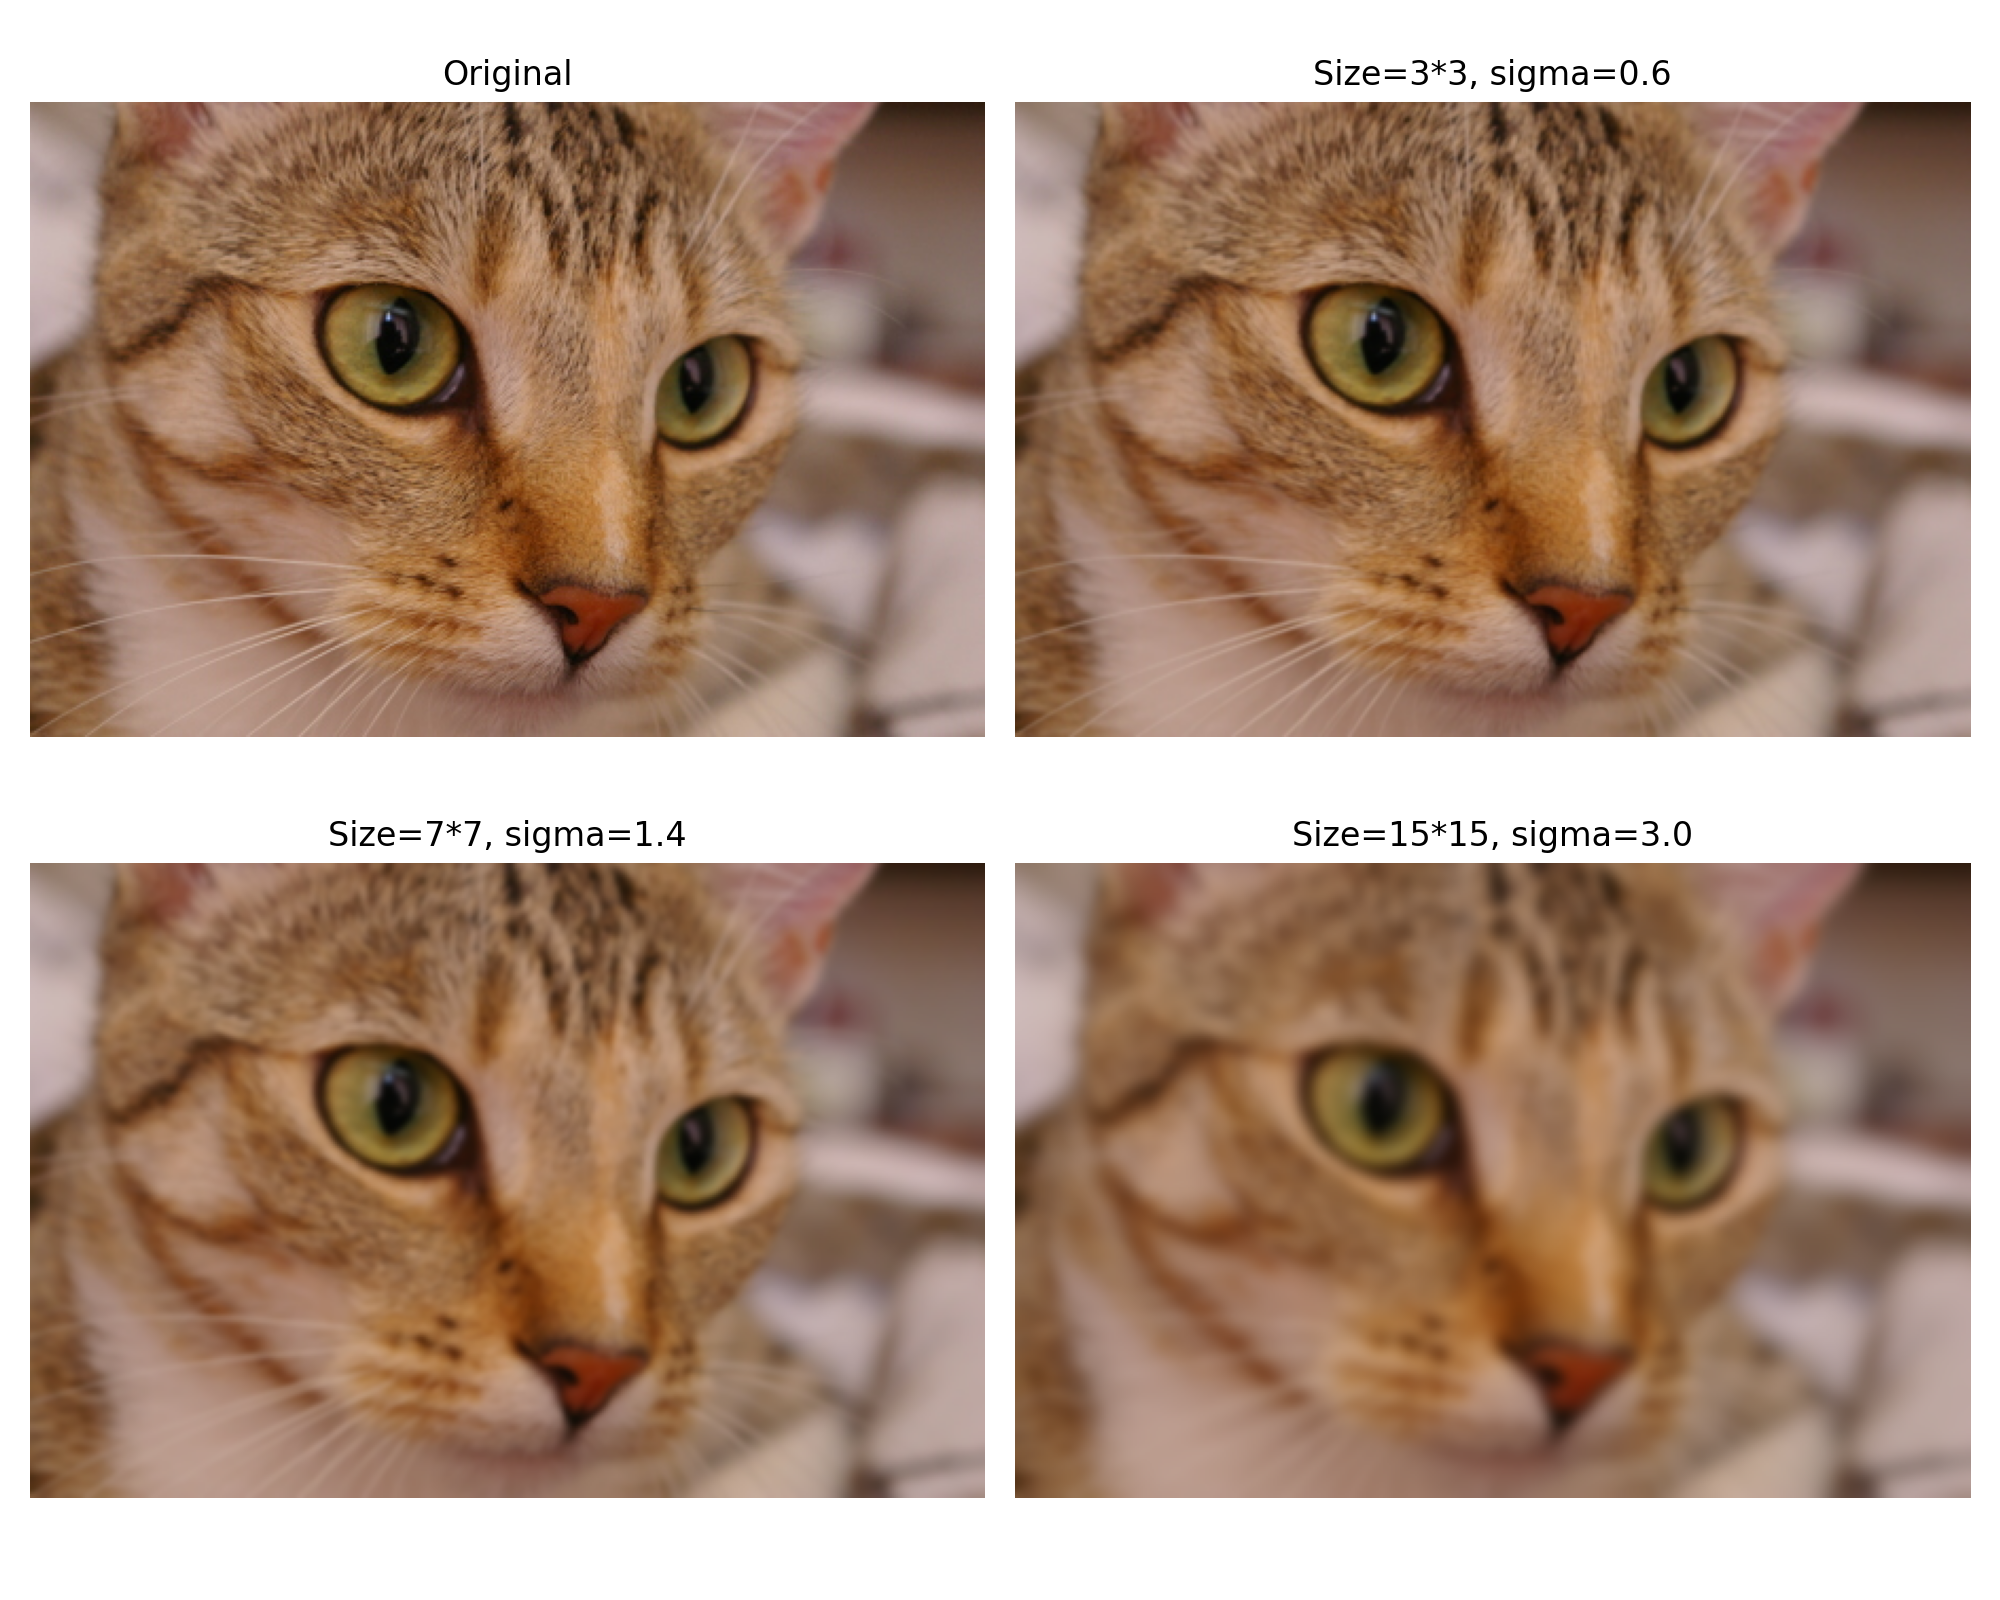

The script that saved this image:
import numpy as np
import matplotlib.pyplot as plt
from skimage import data

def gauss_kernel(size, sigma):
    r = size // 2
    kernel = np.zeros((size, size))
    for i in range(size):
        for j in range(size):
            x = i - r
            y = j - r
            kernel[i, j] = (
                np.exp(-(x * x + y * y) / (2 * sigma * sigma)) / (2 * np.pi * sigma * sigma)
            )
    return kernel / np.sum(kernel)

def replicate_padding(img, r):
    h, w = img.shape[:2]
    result = np.zeros(
        (h + 2 * r, w + 2 * r) + img.shape[2:],
        dtype = img.dtype
    )
    for i in range(h + 2 * r):
        for j in range(w + 2 * r):
            x = min(max(i - r, 0), h - 1)
            y = min(max(j - r, 0), w - 1)
            result[i, j] = img[x, y]
    return result

def filter2d(img, kernel):
    h, w = img.shape[:2]
    size = kernel.shape[0]
    r = size // 2
    padded = replicate_padding(img, r)
    result = np.zeros(img.shape, dtype = np.float64)

    if img.ndim == 3:
        kernel = kernel[:, :, np.newaxis]

    for i in range(h):
        for j in range(w):
            region = padded[i : i + size, j : j + size]
            result[i, j] = np.sum(region * kernel, axis = (0, 1))

    return np.clip(result, 0, 255).astype(np.uint8)

params = [(3, 0.6), (7, 1.4), (15, 3.0)]
img = data.cat().astype(np.uint8)
fig, axes = plt.subplots(2, 2, figsize = (10, 8))
axes = axes.flatten()

axes[0].imshow(img, vmin = 0, vmax = 255)
axes[0].set_title("Original")

for i, (size, sigma) in enumerate(params):
    kernel = gauss_kernel(size, sigma)
    result = filter2d(img, kernel)
    axes[i + 1].imshow(
        result, vmin = 0, vmax = 255
    )
    axes[i + 1].set_title(
        f"Size={size}*{size}, sigma={sigma}"
    )

for ax in axes:
    ax.axis("off")

plt.tight_layout()
plt.savefig("3.png", dpi = 200)
plt.show()
